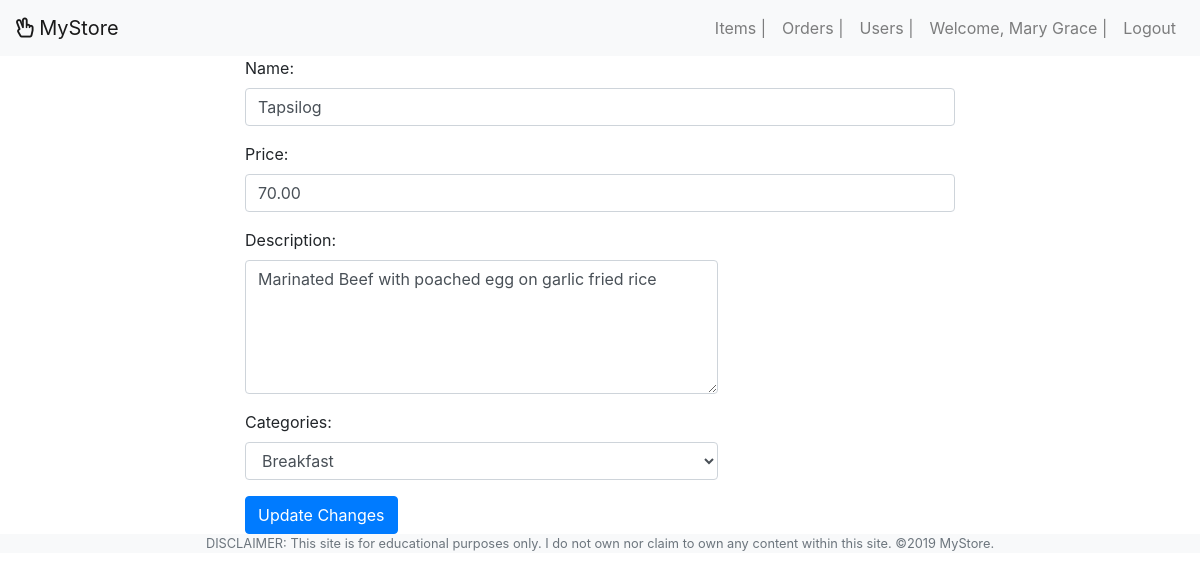
The app's page /app/views/edit_item.php?id=1 (signed in) with its own data.
### tables this page shows
CREATE TABLE `items` (
  `id` int(11) NOT NULL,
  `name` varchar(255) NOT NULL,
  `description` varchar(255) NOT NULL,
  `price` decimal(18,2) NOT NULL,
  `image_path` varchar(255) DEFAULT NULL,
  `category_id` int(11) NOT NULL
);

### app/views/edit_item.php (the view, shortened to what this page needs)
<?php require_once '../partials/template.php'; ?>
<?php function get_page_content() {
	if (isset($_SESSION['user']) && $_SESSION['user']['roles_id'] == 1) {
	global $conn;
?>
	<?php
	$item_id = $_GET['id'];
	$sql = "SELECT * FROM items WHERE id='$item_id'";
	$result = mysqli_query($conn,$sql);
	$item=mysqli_fetch_assoc($result);
	 ?>
<div class="container">
	<div class="row mx-0">
		<div class="col-sm-8 offset-sm-2">
			<form action="../controllers/process_edit_item.php" method="POST">
				<div class="form-group">
					<label for="name">Name:</label>
					<input type="text" name="name" class="form-control" value="<?php echo $item['name']; ?>" required>
				</div>
				<div class="form-group">
					<label for="price">Price:</label>
					<input type="text" name="price" class="form-control" value="<?php echo $item['price']; ?>" required>
				</div>
				<div class="form-group">
					<label for="description">Description:</label>
					<textarea id="description" name="description" rows="5" class="form-control col-8"><?php echo $item['description']; ?></textarea>
				</div>
				<div class="form-group">
					<label for="categories">Categories:</label>
					<select class="form-control col-8" name="category_id" id="category" required>
						<?php
						$sql = "SELECT * FROM categories";
						$categories = mysqli_query($conn,$sql);
						foreach($categories as $category){
							extract($category);
							$selected = $item['category_id'] == $id ? 'selected':'';
							echo "<option value='$id' $selected>$name</option>";
						}
						 ?>
					</select>
				</div>
				<button type="submit" class="btn btn-primary"> Update Changes</button>
			</form>
		</div>
	</div>
</div>
<?php } else{
	header('Location: ./error.php');
}?>
<?php } ?>

### app/assets/css/style.css (style rules this page uses)
* { margin:0; padding: 0; box-sizing: border-box; }
html { scroll-behavior: smooth; }
body { overflow-x: hidden; }

### records on screen
items: name "Tapsilog", price "70.00", description "Marinated Beef with poached egg on garlic fried rice"

### other values on screen
$_SESSION['user']['firstname'] "Mary Grace"
form field category_id "Breakfast"
